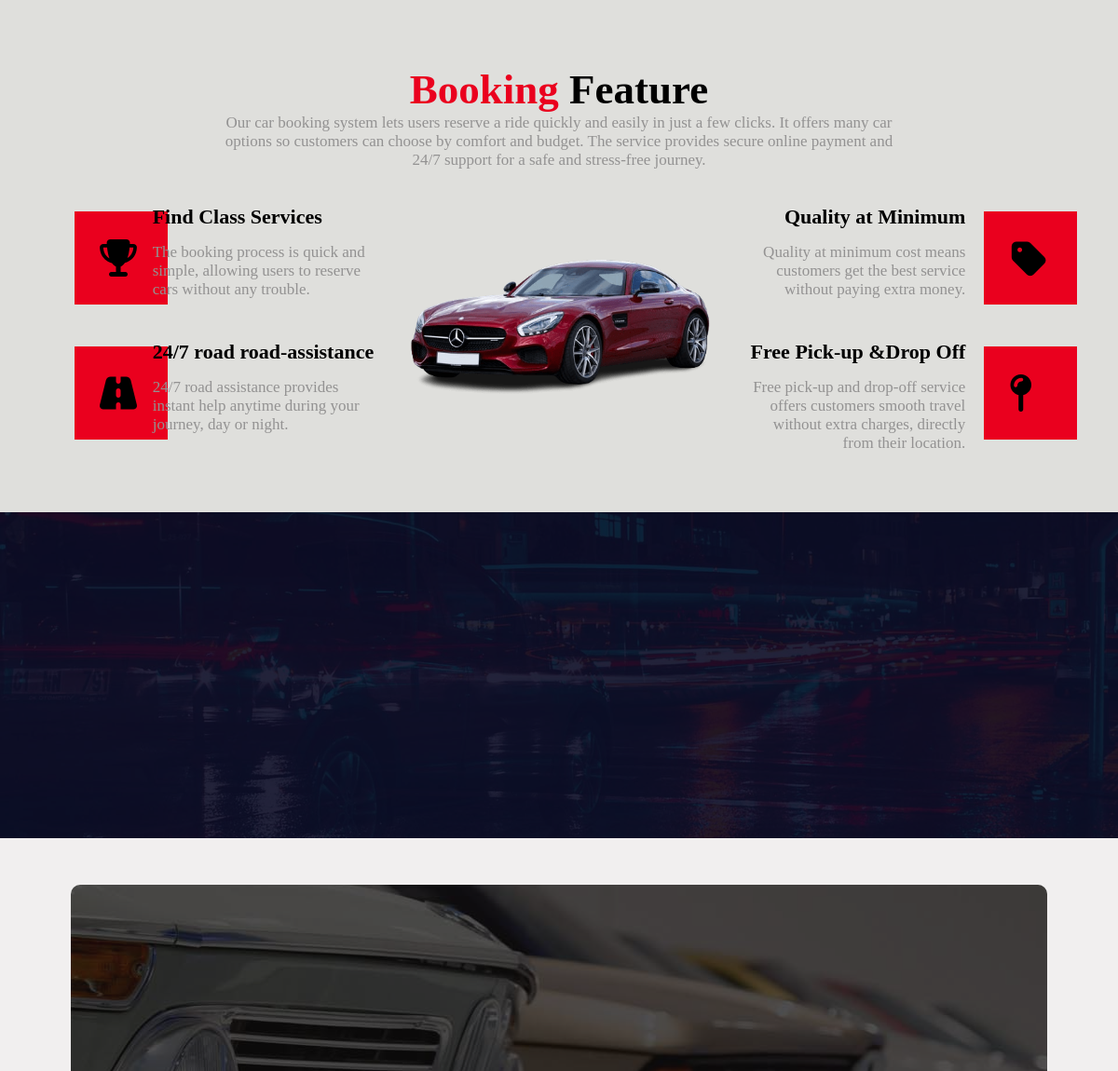
/feature/ (middle part), run on an earlier commit of the app's database.
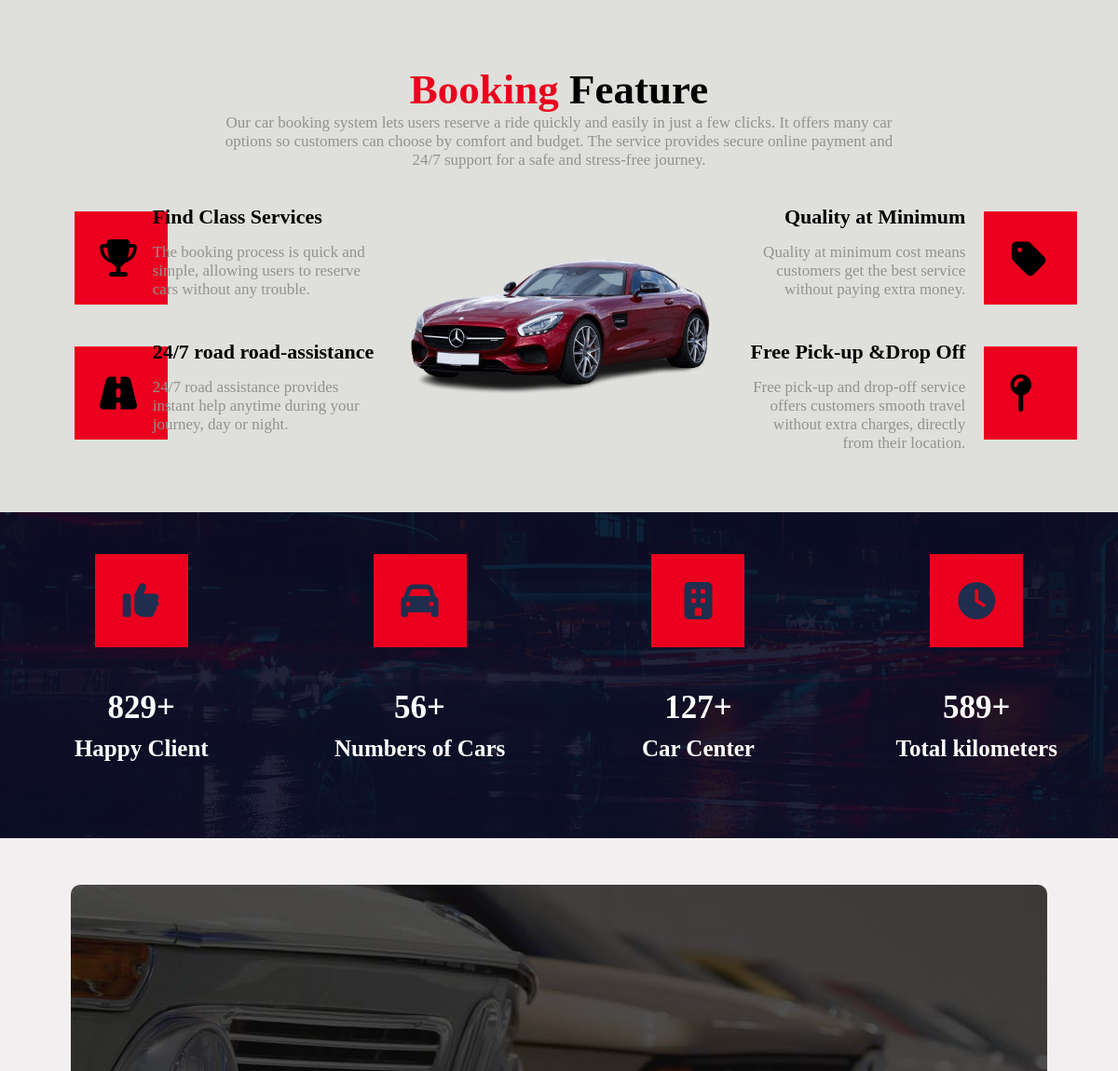
And on a later commit of the database.
### car_admin/models.py (models this page shows)
class Numbering(models.Model):
    num_icon=models.CharField(max_length=200)
    num_counter=models.CharField(max_length=200)
    num_title=models.TextField()

### carbooking/views.py (the view)
# urls.py: path('feature/',views.Featurepage, name="feature"),
def Featurepage(request):
    NumberingData=Numbering.objects.all()
    data={
        'num_show': NumberingData,
    }
    return render(request,"feature.html",data)

### templates/feature.html (shortened to what the changed rows need)
{% extends 'base.html' %}
    {% load static %}
      {% block content %}
    <section class="cental-features">
        <div class="feature">
            <h2 class="feature-heading"><span>Booking </span>Feature</h2>
        </div>
    </section>
    <section class="about3">
        <div class="about3-inner">
            <div class="overlay">
                {% for n in num_show %}
                <div class="about3-features">
                    <div class="about3-icon">
                        <div class="about3-icon1">
                            <i class="{{ n.num_icon }}"></i>
                        </div>
                    </div>
                    <div class="about3-text">
                        <h2 class="client">{{ n.num_counter }}</h2>
                        <h3 class="happy">{{ n.num_title }}</h3>
                    </div>
                </div>
                {% endfor %}
            </div>
        </div>
    </section>
       {% endblock %}

What changed in the data, as far as the page shows it:
added Numbering: num_counter "829+", num_title "Happy Client"
added Numbering: num_counter "56+", num_title "Numbers of Cars"
added Numbering: num_counter "127+", num_title "Car Center"
added Numbering: num_counter "589+", num_title "Total kilometers"
